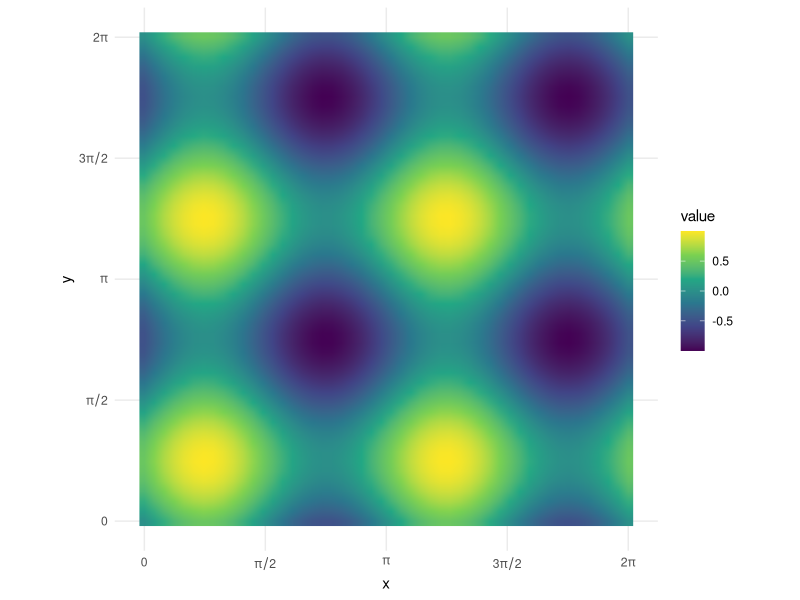
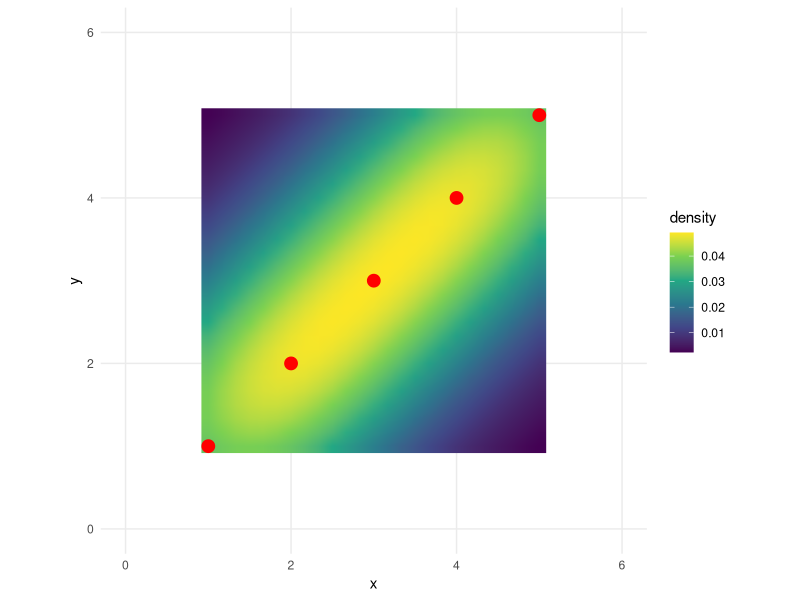

R code for these plots, in order:
## ---- chunk 1
knitr::opts_chunk$set(echo = TRUE)
## ---- chunk 2
options(
  ggplot2.continuous.colour = "viridis",
  ggplot2.continuous.fill = "viridis",
  ggplot2.discrete.colour = "brewer",
  ggplot2.discrete.fill = "brewer")
library(patchwork)
library(tidyverse)
x <- seq(0,2*pi,length.out = 50)
y <- seq(0,2*pi,length.out = 50)
f <- function(x,y){
 1/2*(sin(2*x) + sin(2*y))
}
df <- expand.grid(x=x, y=y)
value <- vector()
for (i in seq_along(df$x)) {
 value[i] = f(df$x[i],df$y[i])  
}
dfvalue <- value
ggplot(df, aes(x,y))+
  geom_raster(aes(fill= value),interpolate = TRUE)+
  theme_minimal() +
  scale_x_continuous(breaks = c(0, pi/2, pi, 3*pi/2, 2*pi),
  label = c(0, expr(pi / 2), expression(pi), expr(3 * pi / 2), expr(2 * pi)),
  minor_breaks = NULL) +
  scale_y_continuous(breaks = c(0, pi/2, pi, 3*pi/2, 2*pi),
  label = c(0, expr(pi / 2), expression(pi), expr(3 * pi / 2), expr(2 * pi)),
  minor_breaks = NULL) +
  coord_equal()


## ---- chunk 3
df <- data.frame(x = 1:5, y = 1:5)
dens_df<- data.frame(expand.grid(x = MASS::kde2d(df$x,df$y)$x,y = MASS::kde2d(df$x,df$y)$y),
                     density = as.vector(MASS::kde2d(df$x,df$y)$z)
                      )
ggplot() +
  geom_raster(data=dens_df,aes(x,y, fill=density), interpolate = TRUE) +
  geom_point(data=df,aes(x,y), color = "red", size = 4) +
  theme_minimal() +
  scale_x_continuous(limits = c(0, 6), minor_breaks = NULL) +
  scale_y_continuous(limits = c(0, 6), minor_breaks = NULL) +
  coord_equal()

